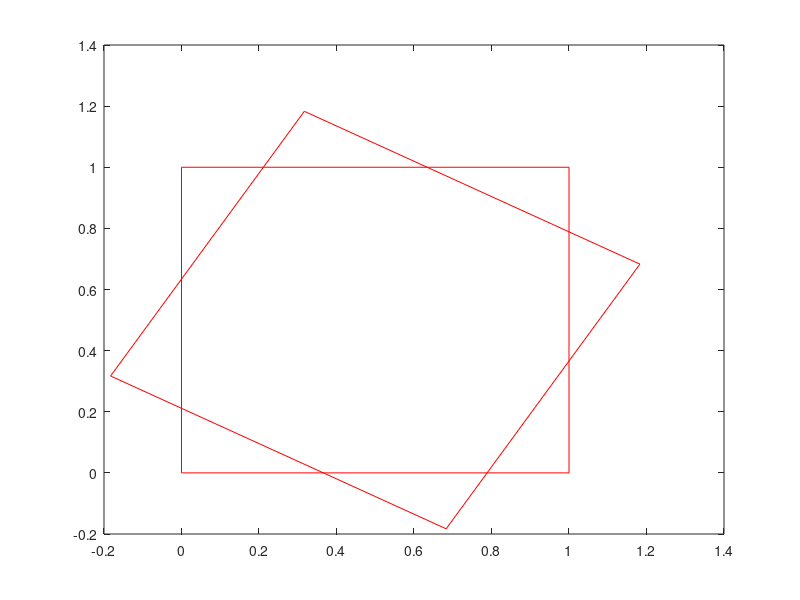

Here is the MATLAB script that generated this plot:
%%
clc
 A = [0 0 0 1];
 B = [1 0 0 1];
 C = [0 1 0 1];
D = [1 1 0 1]
P = [A;C;D;B;A];
plot(P(:,1),P(:,2),'r');
hold on

tx=sum(P(:,1))/4;
ty=sum(P(:,2))/4;
tz=sum(P(:,3))/4;

T=[1 0 0 0;
     0 1 0 0;
     0 0 1 0;
     tx ty tz 1];
R=T;
theta=pi/3;
rotate_zaxis=[cos(theta),sin(theta),0,0;
            -1*sin(theta),cos(theta),0,0;
            0,0,1,0;
            0,0,0,1];
R=rotate_zaxis*R;
tx=-sum(P(:,1))/4;
ty=-sum(P(:,2))/4;
tz=-sum(P(:,3))/4;
T=[1 0 0 0;
     0 1 0 0;
     0 0 1 0;
     tx ty tz 1];
R=T*R;
nP=P*R;
plot(nP(:,1),nP(:,2),'r');